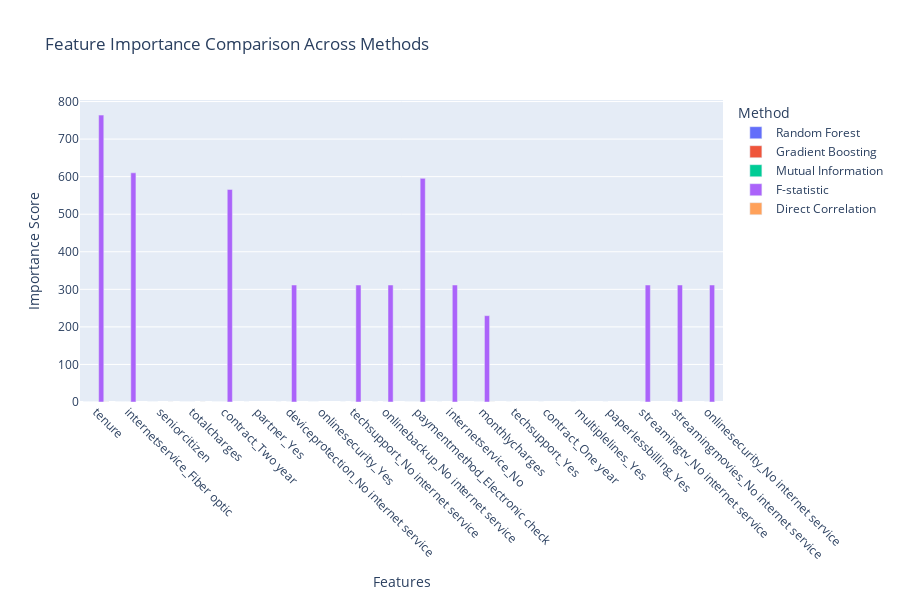

The code cell stored with this chart in its notebook:
### Code cell
# Create interactive visualization (if plotly available) or static alternative
def create_interactive_importance_plot(importance_dict, top_n=15):
    # Prepare data for plotting
    plot_data = []
    for method, importance in importance_dict.items():
        top_features = importance.head(top_n)
        for i, (feature, score) in enumerate(top_features.items()):
            plot_data.append({
                'Method': method,
                'Feature': feature,
                'Importance': score,
                'Rank': i + 1
            })
    
    df_plot = pd.DataFrame(plot_data)
    
    if plotly_available:
        # Create interactive bar plot with plotly
        fig = px.bar(df_plot, x='Feature', y='Importance', color='Method',
                     title='Feature Importance Comparison Across Methods',
                     barmode='group', height=600)
        
        fig.update_xaxes(tickangle=45)
        fig.update_layout(
            xaxis_title="Features",
            yaxis_title="Importance Score",
            legend_title="Method"
        )
        
        fig.show()
    else:
        # Create static alternative with matplotlib
        methods = df_plot['Method'].unique()
        n_methods = len(methods)
        
        fig, ax = plt.subplots(figsize=(15, 8))
        
        # Create grouped bar chart
        x_pos = np.arange(top_n)
        bar_width = 0.8 / n_methods
        
        for i, method in enumerate(methods):
            method_data = df_plot[df_plot['Method'] == method].head(top_n)
            offset = (i - n_methods/2) * bar_width + bar_width/2
            
            ax.bar(x_pos + offset, method_data['Importance'], 
                   bar_width, label=method, alpha=0.8)
        
        ax.set_xlabel('Features')
        ax.set_ylabel('Importance Score')
        ax.set_title('Feature Importance Comparison Across Methods')
        ax.set_xticks(x_pos)
        ax.set_xticklabels(df_plot[df_plot['Method'] == methods[0]].head(top_n)['Feature'], 
                          rotation=45, ha='right')
        ax.legend()
        
        plt.tight_layout()
        plt.show()

create_interactive_importance_plot(all_importance, top_n=12)

### Figure 1 — Plotly figure (JSON) as saved in the notebook; plotly's stock layout.template omitted (floating-point values rounded to 4 significant figures)
{"data": [{"alignmentgroup": "True", "hovertemplate": "Method=Random Forest<br>Feature=%{x}<br>Importance=%{y}<extra></extra>", "legendgroup": "Random Forest", "marker": {"color": "#636efa", "pattern": {"shape": ""}}, "name": "Random Forest", "offsetgroup": "Random Forest", "orientation": "v", "showlegend": true, "textposition": "auto", "type": "bar", "x": ["tenure", "internetservice_Fiber optic", "seniorcitizen", "totalcharges", "contract_Two year", "partner_Yes", "deviceprotection_No internet service", "onlinesecurity_Yes", "techsupport_No internet service", "onlinebackup_No internet service", "paymentmethod_Electronic check", "internetservice_No"], "xaxis": "x", "y": [0.02186, 0.00731, 0.006104, 0.005607, 0.002981, 0.001703, 0.001207, 0.0009936, 0.0009936, 0.0005678, 0.0004968, 0.0003549], "yaxis": "y"}, {"alignmentgroup": "True", "hovertemplate": "Method=Gradient Boosting<br>Feature=%{x}<br>Importance=%{y}<extra></extra>", "legendgroup": "Gradient Boosting", "marker": {"color": "#EF553B", "pattern": {"shape": ""}}, "name": "Gradient Boosting", "offsetgroup": "Gradient Boosting", "orientation": "v", "showlegend": true, "textposition": "auto", "type": "bar", "x": ["tenure", "monthlycharges", "internetservice_Fiber optic", "contract_Two year", "techsupport_Yes", "paymentmethod_Electronic check", "totalcharges", "contract_One year", "multiplelines_Yes", "paperlessbilling_Yes", "onlinesecurity_Yes", "seniorcitizen"], "xaxis": "x", "y": [0.04947, 0.02193, 0.01519, 0.008801, 0.008375, 0.006246, 0.005678, 0.005536, 0.004187, 0.003691, 0.002768, 0.001703], "yaxis": "y"}, {"alignmentgroup": "True", "hovertemplate": "Method=Mutual Information<br>Feature=%{x}<br>Importance=%{y}<extra></extra>", "legendgroup": "Mutual Information", "marker": {"color": "#00cc96", "pattern": {"shape": ""}}, "name": "Mutual Information", "offsetgroup": "Mutual Information", "orientation": "v", "showlegend": true, "textposition": "auto", "type": "bar", "x": ["tenure", "contract_Two year", "monthlycharges", "paymentmethod_Electronic check", "internetservice_Fiber optic", "streamingtv_No internet service", "totalcharges", "streamingmovies_No internet service", "techsupport_No internet service", "deviceprotection_No internet service", "onlinesecurity_No internet service", "onlinebackup_No internet service"], "xaxis": "x", "y": [0.06915, 0.0586, 0.04847, 0.04471, 0.0438, 0.0407, 0.03899, 0.03814, 0.03667, 0.03392, 0.03237, 0.03097], "yaxis": "y"}, {"alignmentgroup": "True", "hovertemplate": "Method=F-statistic<br>Feature=%{x}<br>Importance=%{y}<extra></extra>", "legendgroup": "F-statistic", "marker": {"color": "#ab63fa", "pattern": {"shape": ""}}, "name": "F-statistic", "offsetgroup": "F-statistic", "orientation": "v", "showlegend": true, "textposition": "auto", "type": "bar", "x": ["tenure", "internetservice_Fiber optic", "paymentmethod_Electronic check", "contract_Two year", "internetservice_No", "onlinesecurity_No internet service", "deviceprotection_No internet service", "techsupport_No internet service", "streamingmovies_No internet service", "streamingtv_No internet service", "onlinebackup_No internet service", "monthlycharges"], "xaxis": "x", "y": [763.9, 610.2, 595.4, 566.1, 311.5, 311.5, 311.5, 311.5, 311.5, 311.5, 311.5, 229.9], "yaxis": "y"}, {"alignmentgroup": "True", "hovertemplate": "Method=Direct Correlation<br>Feature=%{x}<br>Importance=%{y}<extra></extra>", "legendgroup": "Direct Correlation", "marker": {"color": "#FFA15A", "pattern": {"shape": ""}}, "name": "Direct Correlation", "offsetgroup": "Direct Correlation", "orientation": "v", "showlegend": true, "textposition": "auto", "type": "bar", "x": ["tenure", "monthlycharges", "totalcharges", "seniorcitizen"], "xaxis": "x", "y": [0.3456, 0.198, 0.1944, 0.1456], "yaxis": "y"}], "layout": {"barmode": "group", "height": 600, "legend": {"title": {"text": "Method"}, "tracegroupgap": 0}, "title": {"text": "Feature Importance Comparison Across Methods"}, "xaxis": {"anchor": "y", "domain": [0, 1], "tickangle": 45, "title": {"text": "Features"}}, "yaxis": {"anchor": "x", "domain": [0, 1], "title": {"text": "Importance Score"}}}}
